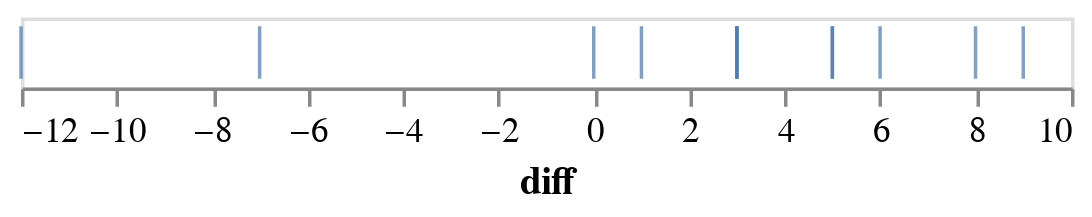

Here is the notebook cell this chart was saved with:
### Markdown cell above
Using both the sign test and Wilcoxon signed rank test, the p-value indicates that VB does not improve the IQ at the 0.05 significance level. However the Wilcoxon test gives an even less significant p-value because the negatives have greater magnitudes than the positives -- somewhat increasing the possibility that the true median is 0 when considering only the signs.

### Code cell
(
    alt.Chart(
        DATA['14.2'].select(
            (col('treated')-col('control')).alias('diff')))
    .mark_tick()
    .encode(
        alt.X('diff:Q').axis(grid=False)))

### Figure 1 — Vega-Lite specification as saved in the notebook (floating-point values rounded to 4 significant figures)
{"config": {"view": {"continuousWidth": 300, "continuousHeight": 300}}, "data": {"name": "data-778e95c912edba06f1c9914bbd3ce1b0"}, "mark": {"type": "tick"}, "encoding": {"x": {"axis": {"grid": false}, "field": "diff", "type": "quantitative"}}, "$schema": "https://vega.github.io/schema/vega-lite/v5.16.3.json", "datasets": {"data-778e95c912edba06f1c9914bbd3ce1b0": [{"diff": 6}, {"diff": 8}, {"diff": 9}, {"diff": 5}, {"diff": -7}, {"diff": 5}, {"diff": 3}, {"diff": 3}, {"diff": -12}, {"diff": 3}, {"diff": 0}, {"diff": 1}]}}
